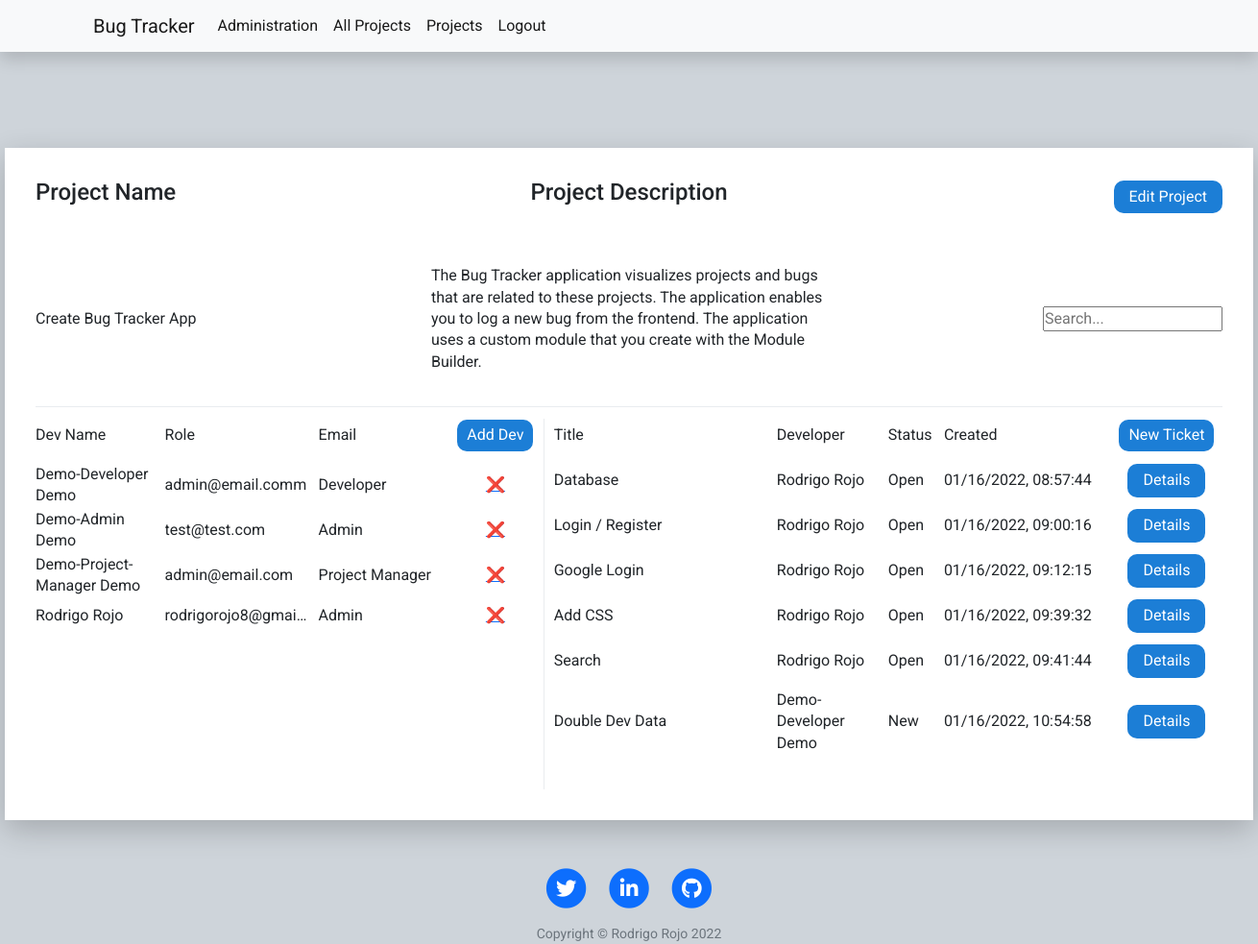
Screenshot of /project/1 (signed in) with the database file from the repository.
### tables this page shows
CREATE TABLE project(id integer PRIMARY KEY,name VARCHAR(100),description VARCHAR(250),author VARCHAR(100));

CREATE TABLE "ticket" (
	"id"	integer,
	"title"	VARCHAR(100),
	"description"	VARCHAR(250),
	"developer"	VARCHAR(100),
	"created"	VARCHAR(100),
	"author"	VARCHAR(100),
	"ticket_priority"	VARCHAR(50),
	"ticket_status"	VARCHAR(50),
	"ticket_type"	VARCHAR(50),
	"updated"	VARCHAR(100),
	"project_id"	 NOT NULL,
	"user_id"	 NOT NULL,
	PRIMARY KEY("id"),
	CONSTRAINT "FK_project" FOREIGN KEY("project_id") REFERENCES "project"("id"),
	FOREIGN KEY("user_id") REFERENCES "user"("id")
);

### main.py (models this page shows)
class User(UserMixin, db.Model):
    id = db.Column(db.Integer, primary_key=True)
    email = db.Column(db.String(250), unique=True)
    password = db.Column(db.String(250))
    first_name = db.Column(db.String(50))
    last_name = db.Column(db.String(50))
    role = db.Column(db.String(50))

### main.py (the view)
@app.route("/project/<id>")
@login_required
def project(id):
    database.delete_duplicate_devs_from_projects()
    devs = database.get_project_devs(id)
    project = database.get_project_by_id(id)
    tickets = database.get_tickets_by_project_id(id)
    all_users = database.get_all_users()
    return render_template("project.html", project=project, all_users=all_users, devs=devs, tickets=tickets, year=year)

### database.py (called while the page is built, shortened)
def get_all_users():
    conn = sqlite3.connect(database="bug_tracker.db")
    cur = conn.cursor()
    sql = ''' SELECT id, first_name, last_name, email, role
               FROM user; '''
    cur.execute(sql)
    data = cur.fetchall()
    conn.close()
    return data

def get_project_by_id(id):
    conn = sqlite3.connect(database="bug_tracker.db")
    cur = conn.cursor()
    sql = f''' SELECT * from project
               WHERE id = {id}; '''
    cur.execute(sql)
    data = cur.fetchone()
    conn.close()
    return data

def get_tickets_by_project_id(id):
    conn = sqlite3.connect(database="bug_tracker.db")
    cur = conn.cursor()
    sql = f''' SELECT * FROM ticket
               WHERE project_id = '{id}'; '''
    cur.execute(sql)
    data = cur.fetchall()
    conn.close()
    return data

def get_project_devs(project_id):
    conn = sqlite3.connect(database="bug_tracker.db")
    cur = conn.cursor()
    sql = f''' SELECT DISTINCT user.id, user.first_name, user.last_name, user.role, user.email
               FROM project_dev
               LEFT JOIN user
               ON user.id = project_dev.user_id
               WHERE project_id = {project_id}; '''
    cur.execute(sql)
    data = cur.fetchall()
    conn.close()
    return data

def delete_duplicate_devs_from_projects():
    conn = sqlite3.connect(database="bug_tracker.db")
    cur = conn.cursor()
    sql = f''' SELECT id, user_id, project_id, count(*)
               FROM project_dev
               GROUP by user_id, project_id
               HAVING COUNT(*)>1; '''
    cur.execute(sql)
    data = cur.fetchall()
    conn.close()

### main.py (called while the page is built)
@login_manager.user_loader
def load_user(user_id):
    return User.query.get(user_id)

### templates/project.html (shortened to what this page needs)
{% include "header.html" %}
<div class="main-container grid">
    <div class="project-container grid">
        <div class="project-description grid">
            <h4>Project Name</h4>
            <h4 class="second-item">Project Description</h4>
            {% if current_user.role == "Project Manager" or current_user.role == "Admin" %}
            <button data-toggle="modal" data-target="#edit-project"
                class="add-project-btn editProjectBtn last-item">Edit Project</button>
            {% endif %}
        </div>
        <div class="data grid">
            <p><label class="small-screen-label">Project Name:</label>{{project[1]}}</p>
            <p class="second-item"><label class="small-screen-label">Project Description:</label>{{project[2]}}</p>
            <input class="last-item" type="text" id="mySearch" onkeyup="myTickets()" placeholder="Search..."
                    title="Type in a category">
        </div>
    </div>
    <div id="devDiv" class="dev-container grid scroll">
        <div class="dev-description grid">
            <p>Dev Name</p>
            <p>Role</p>
            <p>Email</p>
            {% if current_user.role == "Project Manager" or current_user.role == "Admin" %}
            <button class="add-dev-btn" data-toggle="modal" data-target="#dev_id">Add Dev</button>
            {% endif %}
        </div>
        {% for dev in devs %}
        <span class="dev-data grid">
            <p><label class="small-screen-label">Developer Name:</label>{{dev[1]}} {{dev[2]}}</p>
            <p class="overflow"><label class="small-screen-label">Email:</label>{{dev[4]}}</p>
            <p><label class="small-screen-label">Project Role:</label>{{dev[3]}}</p>
            {% if current_user.role == "Admin" %}
            <a class="del-dev topcorner" href="{{url_for('delete_dev_project', id=dev[0], project_id=project[0])}}">❌</a>
            {% endif %}
        </span>
        {% endfor %}
    </div>
    <div id="myTickets" class="ticket-container grid scroll">
        <div class="ticket-description grid">
            <p>Title</p>
            <p>Developer</p>
            <p>Status</p>
            <p>Created</p>
            {% if current_user.role == "Project Manager" or current_user.role == "Admin" %}
            <button class="add-ticket-btn" data-toggle="modal" data-target="#add-ticket">New Ticket</button>
            {% endif %}
        </div>
        {% for ticket in tickets %}
        <span class="ticket-data grid">
            <p class="overflow"><label class="small-screen-label">Ticket Title:</label>{{ticket[1]}}</p>
            <p><label class="small-screen-label">Ticket Author:</label>{{ticket[3]}}</p>
            <p><label class="small-screen-label">Ticket Status:</label>{{ticket[7]}}</p>
            <p><label class="small-screen-label">Ticket Created:</label>{{ticket[4]}}</p>
            <a class="ticket-link" href="{{url_for('ticket', id=ticket[0])}}">Details</a>
        </span>
        {% endfor %}
    </div>
</div>
    {% include "footer.html" %}

### static/css/style.css (style rules this page uses)
* { margin: 0; padding: 0; box-sizing: border-box; }
body { font-family: 'Roboto', sans-serif; line-height: 1.4; background-color: #ced4da; }
.overflow { white-space: nowrap; overflow: hidden; text-overflow: ellipsis; }
.scroll { overflow-y: auto; }
.grid { display: grid; row-gap: 12px; }
.add-project-btn { padding: 6px 16px; color: white; background-color: #1c7ed6; border: none; border-radius: 10px; cursor: pointer; font-size: 16px; }
.project-details-a:link, .project-details-a:visited, .ticket-link:link, .ticket-link:visited { display: block; color: white; background-color: #1c7ed6; text-decoration: none; border: none; padding: 6px 16px; border-radius: 10px; }
.second-item { justify-self: center; }
.last-item { justify-self: end; }
.main-container { background-color: white; width: 1400px; height: 700px; margin: auto; padding: 64px; grid-template-columns: 1.5fr 2fr; box-shadow: 0 10px 30px rgba(0, 0, 0, 0.20); }
.project-container { grid-column: 1 / -1; grid-template-rows: 35px; grid-auto-rows: minmax(35px, auto); row-gap: 20px; border-bottom: 1px solid #e9ecef; }
.data { grid-template-columns: 1fr 1fr 1fr; align-items: center; }
.project-description, .project-data { grid-template-columns: 1fr 1fr 1fr; align-items: center; }
.editProjectBtn { justify-self: end; }
.dev-container { grid-auto-rows: 35px; border-right: 1px solid #e9ecef; }
.dev-description, .dev-data { grid-template-columns: 1fr 150px 1fr .8fr; column-gap: 10px; align-items: center; }
.add-dev-btn, .del-dev, .add-ticket-btn, .ticket-link { justify-self: center; }
.add-dev-btn, .add-ticket-btn, .add-dev form input, .btn-ticket, .comment-btn, .edit-project-submit, .edit-ticket-submit, .edit-user-input, .edit-ticket-btn { padding: 5px 10px; background-color: #1c7ed6; color: white; border: none; border-radius: 10px; cursor: pointer; font-size: 16px; }
.ticket-container { grid-auto-rows: 35px; padding-left: 10px; }
.ticket-description, .ticket-data { grid-template-columns: 2fr 1fr .5fr 1.5fr 1fr; align-items: center; }
p { margin-bottom: 0; }
@media (max-width:1660px) { .main-container { width: 1300px; padding: 32px; } }

### rows the page displays
project: name "Create Bug Tracker App", description "The Bug Tracker application visualizes projects and bugs that are related to these projects. The application enables you to log a new bug from the frontend. The application uses a custom module that you create with the Module Builder."
User: first_name "Demo-Developer", last_name "Demo", email "admin@email.comm", role "Developer"
User: first_name "Demo-Admin", last_name "Demo", email "test@test.com", role "Admin"
User: first_name "Demo-Project-Manager", last_name "Demo", email "admin@email.com", role "Project Manager"
User: first_name "Rodrigo", last_name "Rojo", email "rodrigorojo8@gmai…", role "Admin"
ticket: title "Database", developer "Rodrigo Rojo", ticket_status "Open", created "01/16/2022, 08:57:44"
ticket: title "Login / Register", developer "Rodrigo Rojo", ticket_status "Open", created "01/16/2022, 09:00:16"
ticket: title "Google Login", developer "Rodrigo Rojo", ticket_status "Open", created "01/16/2022, 09:12:15"
ticket: title "Add CSS", developer "Rodrigo Rojo", ticket_status "Open", created "01/16/2022, 09:39:32"
ticket: title "Search", developer "Rodrigo Rojo", ticket_status "Open", created "01/16/2022, 09:41:44"
ticket: title "Double Dev Data", developer "Demo-Developer Demo", ticket_status "New", created "01/16/2022, 10:54:58"

### other values shown
{{ year }} "2022"
